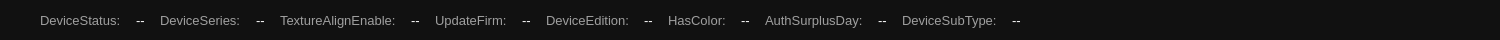
      <widget class="QWidget" name="status_bar" native="true">
       <property name="minimumSize">
        <size>
         <width>1500</width>
         <height>40</height>
        </size>
       </property>
       <property name="maximumSize">
        <size>
         <width>1920</width>
         <height>40</height>
        </size>
       </property>
       <property name="styleSheet">
        <string notr="true">background-color: rgb(17, 17, 17);</string>
       </property>
       <layout class="QHBoxLayout" name="horizontalLayout_34">
        <property name="spacing">
         <number>15</number>
        </property>
        <property name="leftMargin">
         <number>0</number>
        </property>
        <property name="topMargin">
         <number>0</number>
        </property>
        <property name="rightMargin">
         <number>0</number>
        </property>
        <property name="bottomMargin">
         <number>0</number>
        </property>
        <item>
         <layout class="QHBoxLayout" name="horizontalLayout_26">
          <item>
           <spacer name="horizontalSpacer_37">
            <property name="orientation">
             <enum>Qt::Horizontal</enum>
            </property>
            <property name="sizeType">
             <enum>QSizePolicy::Fixed</enum>
            </property>
            <property name="sizeHint" stdset="0">
             <size>
              <width>40</width>
              <height>20</height>
             </size>
            </property>
           </spacer>
          </item>
          <item>
           <widget class="QLabel" name="label_14">
            <property name="minimumSize">
             <size>
              <width>0</width>
              <height>20</height>
             </size>
            </property>
            <property name="maximumSize">
             <size>
              <width>16777215</width>
              <height>20</height>
             </size>
            </property>
            <property name="font">
             <font>
              <pointsize>10</pointsize>
             </font>
            </property>
            <property name="styleSheet">
             <string notr="true">color: rgb(159, 159, 159);</string>
            </property>
            <property name="text">
             <string>DeviceStatus:</string>
            </property>
           </widget>
          </item>
          <item>
           <widget class="QLabel" name="label_devicestatus">
            <property name="minimumSize">
             <size>
              <width>0</width>
              <height>20</height>
             </size>
            </property>
            <property name="maximumSize">
             <size>
              <width>16777215</width>
              <height>20</height>
             </size>
            </property>
            <property name="font">
             <font>
              <pointsize>10</pointsize>
             </font>
            </property>
            <property name="styleSheet">
             <string notr="true">color: rgb(255, 255, 255);</string>
            </property>
            <property name="text">
             <string>--</string>
            </property>
           </widget>
          </item>
         </layout>
        </item>
        <item>
         <layout class="QHBoxLayout" name="horizontalLayout_27">
          <item>
           <widget class="QLabel" name="label_16">
            <property name="minimumSize">
             <size>
              <width>0</width>
              <height>20</height>
             </size>
            </property>
            <property name="maximumSize">
             <size>
              <width>16777215</width>
              <height>20</height>
             </size>
            </property>
            <property name="font">
             <font>
              <pointsize>10</pointsize>
             </font>
            </property>
            <property name="styleSheet">
             <string notr="true">color: rgb(159, 159, 159);</string>
            </property>
            <property name="text">
             <string>DeviceSeries:</string>
            </property>
           </widget>
          </item>
          <item>
           <widget class="QLabel" name="label_deviceseries">
            <property name="minimumSize">
             <size>
              <width>0</width>
              <height>20</height>
             </size>
            </property>
            <property name="maximumSize">
             <size>
              <width>16777215</width>
              <height>20</height>
             </size>
            </property>
            <property name="font">
             <font>
              <pointsize>10</pointsize>
             </font>
            </property>
            <property name="styleSheet">
             <string notr="true">color: rgb(255, 255, 255);</string>
            </property>
            <property name="text">
             <string>--</string>
            </property>
           </widget>
          </item>
         </layout>
        </item>
        <item>
         <layout class="QHBoxLayout" name="horizontalLayout_28">
          <item>
           <widget class="QLabel" name="e4546">
            <property name="minimumSize">
             <size>
              <width>0</width>
              <height>20</height>
             </size>
            </property>
            <property name="maximumSize">
             <size>
              <width>16777215</width>
              <height>20</height>
             </size>
            </property>
            <property name="font">
             <font>
              <pointsize>10</pointsize>
             </font>
            </property>
            <property name="styleSheet">
             <string notr="true">color: rgb(159, 159, 159);</string>
            </property>
            <property name="text">
             <string>TextureAlignEnable:</string>
            </property>
           </widget>
          </item>
          <item>
           <widget class="QLabel" name="label_texturealignenable">
            <property name="minimumSize">
             <size>
              <width>0</width>
              <height>20</height>
             </size>
            </property>
            <property name="maximumSize">
             <size>
              <width>16777215</width>
              <height>20</height>
             </size>
            </property>
            <property name="font">
             <font>
              <pointsize>10</pointsize>
             </font>
            </property>
            <property name="styleSheet">
             <string notr="true">color: rgb(255, 255, 255);</string>
            </property>
            <property name="text">
             <string>--</string>
            </property>
           </widget>
          </item>
         </layout>
        </item>
        <item>
         <layout class="QHBoxLayout" name="horizontalLayout_33">
          <item>
           <widget class="QLabel" name="d334545">
            <property name="minimumSize">
             <size>
              <width>0</width>
              <height>20</height>
             </size>
            </property>
            <property name="maximumSize">
             <size>
              <width>16777215</width>
              <height>20</height>
             </size>
            </property>
            <property name="font">
             <font>
              <pointsize>10</pointsize>
             </font>
            </property>
            <property name="styleSheet">
             <string notr="true">color: rgb(159, 159, 159);</string>
            </property>
            <property name="text">
             <string>UpdateFirm:</string>
            </property>
           </widget>
          </item>
          <item>
           <widget class="QLabel" name="label_updatefirm">
            <property name="minimumSize">
             <size>
              <width>0</width>
              <height>20</height>
             </size>
            </property>
            <property name="maximumSize">
             <size>
              <width>16777215</width>
              <height>20</height>
             </size>
            </property>
            <property name="font">
             <font>
              <pointsize>10</pointsize>
             </font>
            </property>
            <property name="styleSheet">
             <string notr="true">color: rgb(255, 255, 255);</string>
            </property>
            <property name="text">
             <string>--</string>
            </property>
           </widget>
          </item>
         </layout>
        </item>
        <item>
         <layout class="QHBoxLayout" name="horizontalLayout_32">
          <item>
           <widget class="QLabel" name="d3456">
            <property name="minimumSize">
             <size>
              <width>0</width>
              <height>20</height>
             </size>
            </property>
            <property name="maximumSize">
             <size>
              <width>16777215</width>
              <height>20</height>
             </size>
            </property>
            <property name="font">
             <font>
              <pointsize>10</pointsize>
             </font>
            </property>
            <property name="styleSheet">
             <string notr="true">color: rgb(159, 159, 159);</string>
            </property>
            <property name="text">
             <string>DeviceEdition:</string>
            </property>
           </widget>
          </item>
          <item>
           <widget class="QLabel" name="label_deviceedition">
            <property name="minimumSize">
             <size>
              <width>0</width>
              <height>20</height>
             </size>
            </property>
            <property name="maximumSize">
             <size>
              <width>16777215</width>
              <height>20</height>
             </size>
            </property>
            <property name="font">
             <font>
              <pointsize>10</pointsize>
             </font>
            </property>
            <property name="styleSheet">
             <string notr="true">color: rgb(255, 255, 255);</string>
            </property>
            <property name="text">
             <string>--</string>
            </property>
           </widget>
          </item>
         </layout>
        </item>
        <item>
         <layout class="QHBoxLayout" name="horizontalLayout_31">
          <item>
           <widget class="QLabel" name="label_1111">
            <property name="minimumSize">
             <size>
              <width>0</width>
              <height>20</height>
             </size>
            </property>
            <property name="maximumSize">
             <size>
              <width>16777215</width>
              <height>20</height>
             </size>
            </property>
            <property name="font">
             <font>
              <pointsize>10</pointsize>
             </font>
            </property>
            <property name="styleSheet">
             <string notr="true">color: rgb(159, 159, 159);</string>
            </property>
            <property name="text">
             <string>HasColor:</string>
            </property>
           </widget>
          </item>
          <item>
           <widget class="QLabel" name="label_hascolor">
            <property name="minimumSize">
             <size>
              <width>0</width>
              <height>20</height>
             </size>
            </property>
            <property name="maximumSize">
             <size>
              <width>16777215</width>
              <height>20</height>
             </size>
            </property>
            <property name="font">
             <font>
              <pointsize>10</pointsize>
             </font>
            </property>
            <property name="styleSheet">
             <string notr="true">color: rgb(255, 255, 255);</string>
            </property>
            <property name="text">
             <string>--</string>
            </property>
           </widget>
          </item>
         </layout>
        </item>
        <item>
         <layout class="QHBoxLayout" name="horizontalLayout_30">
          <item>
           <widget class="QLabel" name="label_asf">
            <property name="minimumSize">
             <size>
              <width>0</width>
              <height>20</height>
             </size>
            </property>
            <property name="maximumSize">
             <size>
              <width>16777215</width>
              <height>20</height>
             </size>
            </property>
            <property name="font">
             <font>
              <pointsize>10</pointsize>
             </font>
            </property>
            <property name="styleSheet">
             <string notr="true">color: rgb(159, 159, 159);</string>
            </property>
            <property name="text">
             <string>AuthSurplusDay:</string>
            </property>
           </widget>
          </item>
          <item>
           <widget class="QLabel" name="label_authsurplusday">
            <property name="minimumSize">
             <size>
              <width>0</width>
              <height>20</height>
             </size>
            </property>
            <property name="maximumSize">
             <size>
              <width>16777215</width>
              <height>20</height>
             </size>
            </property>
            <property name="font">
             <font>
              <pointsize>10</pointsize>
             </font>
            </property>
            <property name="styleSheet">
             <string notr="true">color: rgb(255, 255, 255);</string>
            </property>
            <property name="text">
             <string>--</string>
            </property>
           </widget>
          </item>
         </layout>
        </item>
        <item>
         <layout class="QHBoxLayout" name="horizontalLayout_29">
          <item>
           <widget class="QLabel" name="label_27">
            <property name="minimumSize">
             <size>
              <width>0</width>
              <height>20</height>
             </size>
            </property>
            <property name="maximumSize">
             <size>
              <width>16777215</width>
              <height>20</height>
             </size>
            </property>
            <property name="font">
             <font>
              <pointsize>10</pointsize>
             </font>
            </property>
            <property name="styleSheet">
             <string notr="true">color: rgb(159, 159, 159);</string>
            </property>
            <property name="text">
             <string>DeviceSubType:</string>
            </property>
           </widget>
          </item>
          <item>
           <widget class="QLabel" name="label_devicesubtype">
            <property name="minimumSize">
             <size>
              <width>0</width>
              <height>20</height>
             </size>
            </property>
            <property name="maximumSize">
             <size>
              <width>16777215</width>
              <height>20</height>
             </size>
            </property>
            <property name="font">
             <font>
              <pointsize>10</pointsize>
             </font>
            </property>
            <property name="styleSheet">
             <string notr="true">color: rgb(255, 255, 255);</string>
            </property>
            <property name="text">
             <string>--</string>
            </property>
           </widget>
          </item>
         </layout>
        </item>
        <item>
         <spacer name="horizontalSpacer_34">
          <property name="orientation">
           <enum>Qt::Horizontal</enum>
          </property>
          <property name="sizeHint" stdset="0">
           <size>
            <width>255</width>
            <height>20</height>
           </size>
          </property>
         </spacer>
        </item>
       </layout>
      </widget>
